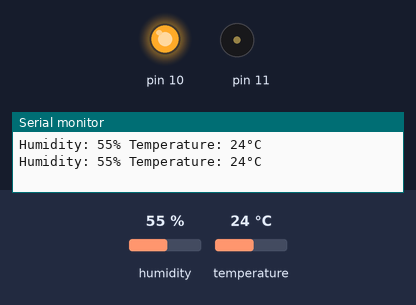
A sketch run on a simulated Arduino Uno, built with avr-gcc and run on an emulated ATmega328P. On the bench: output pins drawn as LEDs (lit = HIGH), buzzer (waves = sounding), the last lines printed to the serial monitor. Dashed ring = blinking. Inputs (shaded band) come from the test bench; at power-on: humidity 55 %, temperature 24 °C.

Above: at 2.8 s.
2.9 s: humidity set to 59 %
5.7 s: humidity set to 62 %
At 7.5 s:
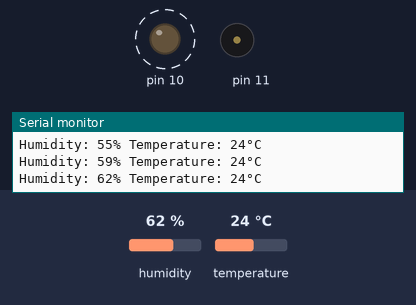
11.8 s: temperature set to 41 °C
At 13.8 s:
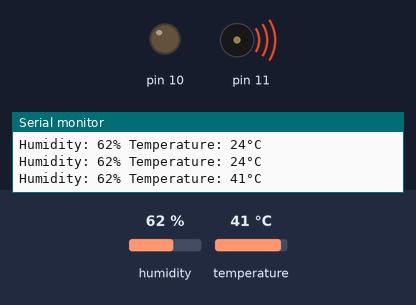
17.9 s: temperature set to 12 °C
At 21.6 s:
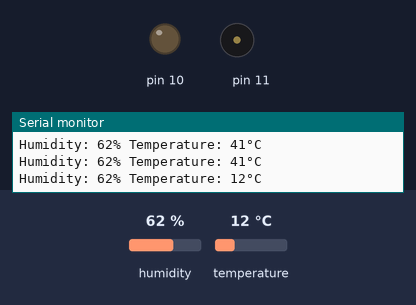
22.3 s: temperature set to 36 °C
At 23.3 s:
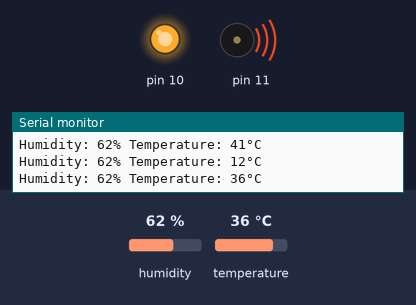
Timing chart, 0 to 25.5 s (numbered marks = the images above; inputs shaded):
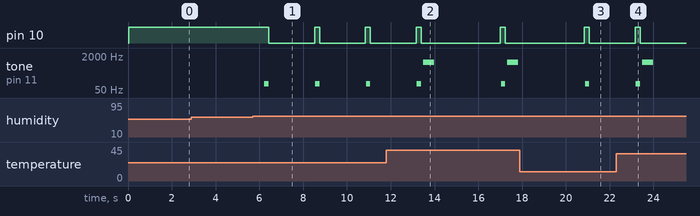

Measured:
- the behaviour switches between 60 and 61 % on humidity (found by bisection; images 0 and 1)
- after the input at 5.7 s, pin 10: alternates HIGH for 0.23 s and LOW for 2.1 s, starting after 0.73 s; tone on pin 11: alternates 100 Hz for 0.20 s and silent for 2.1 s, starting after 0.53 s
- after the input at 11.8 s, pin 10: LOW → HIGH after 5.2 s, → LOW 0.23 s later
- after the input at 17.9 s, tone on pin 11: goes on until 21.1 s, then stays silent
- after the input at 22.3 s, pin 10: goes on until 23.4 s, then stays LOW

The sketch:

sketch_dht.ino
```cpp
#include <DHT.h>
#include <DHT_U.h>

#include <DHT.h>
#include <LiquidCrystal.h>
#include <SoftwareSerial.h>

// Define pins
#define DHTPIN 2   // DHT11 data pin
#define HC05_RX 8  // Bluetooth module RX pin
#define HC05_TX 9  // Bluetooth module TX pin

// Define DHT type
#define DHTTYPE DHT11

// Initialize DHT sensor
DHT dht(DHTPIN, DHTTYPE);

// Initialize LCD
LiquidCrystal lcd(2, 3, 4, 5, 6, 7);

// Initialize Bluetooth
SoftwareSerial bt(8, 9);
void setup() {
  Serial.begin(9600);
  bt.begin(9600);

  pinMode(10, OUTPUT);
  pinMode(11, OUTPUT);

  dht.begin();
}
void loop() {
  int temperature = dht.readTemperature();
  int humidity = dht.readHumidity();

  digitalWrite(10, HIGH);

    if (isnan(humidity) || isnan(temperature)) {
    Serial.println("Failed to read from DHT sensor!");
  } else {
    Serial.print("Humidity: ");
    Serial.print(humidity);
    Serial.print("% Temperature: ");
    Serial.print(temperature);
    Serial.println("°C");
  }

    // Display temperature on LCD
    lcd.setCursor(0, 0);
  lcd.print("Temperature:");
  lcd.setCursor(10, 0);
    lcd.print(11);
    lcd.print("C");
  lcd.setCursor(0, 1);
  lcd.print("Humidity:");
    lcd.setCursor(10, 1);
    lcd.print(22);
    lcd.print("%");

if(humidity>60){
  bt.print("Alert! High Humidity: ");
  bt.print(humidity);
  bt.print("%\n");

  digitalWrite(10, HIGH);
  tone(11, 100);
  delay(200);
  digitalWrite(10, LOW);
  noTone(11);
  delay(50);
  }
  else{
    // Send data to Bluetooth
    bt.print("Humidity: ");
    bt.print(humidity);
    bt.print("%\n");
  }

  if(temperature>35 ){
  bt.print("Alert! Extereme Temperature: ");
  bt.print(temperature);
  bt.print(" C\n");
  tone(11, 1000); // Send 1KHz sound signal...
  delay(500);        // ...for 1 sec
  noTone(11);     // Stop sound...
  delay(1000);        // ...for 1sec
  }
  else{
    // Send data to Bluetooth
    bt.print("Temperature: ");
    bt.print(temperature);
    bt.print(" C");
  }


  delay(2000); // Delay between readings
  lcd.clear();
}
```
